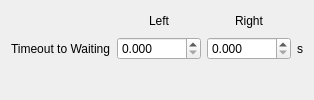
            <widget class="QWidget" name="walkFSM5TimeoutsPage">
             <attribute name="title">
              <string notr="true">Timeouts</string>
             </attribute>
             <layout class="QGridLayout" name="walkFSm5TimeoutsGridLayout">
              <item row="0" column="0">
               <spacer name="walkFSM5TimeoutsHorizontalSpacer">
                <property name="orientation">
                 <enum>Qt::Orientation::Horizontal</enum>
                </property>
                <property name="sizeType">
                 <enum>QSizePolicy::Policy::MinimumExpanding</enum>
                </property>
                <property name="sizeHint" stdset="0">
                 <size>
                  <width>0</width>
                  <height>0</height>
                 </size>
                </property>
               </spacer>
              </item>
              <item row="0" column="1">
               <widget class="QLabel" name="walkFSM5TimeoutsLegLabelL">
                <property name="sizePolicy">
                 <sizepolicy hsizetype="Preferred" vsizetype="Preferred">
                  <horstretch>0</horstretch>
                  <verstretch>0</verstretch>
                 </sizepolicy>
                </property>
                <property name="font">
                 <font>
                  <pointsize>9</pointsize>
                 </font>
                </property>
                <property name="text">
                 <string notr="true">Left</string>
                </property>
                <property name="alignment">
                 <set>Qt::AlignmentFlag::AlignCenter</set>
                </property>
               </widget>
              </item>
              <item row="0" column="2">
               <widget class="QLabel" name="walkFSM5TimeoutsLegLabelR">
                <property name="sizePolicy">
                 <sizepolicy hsizetype="Preferred" vsizetype="Preferred">
                  <horstretch>0</horstretch>
                  <verstretch>0</verstretch>
                 </sizepolicy>
                </property>
                <property name="font">
                 <font>
                  <pointsize>9</pointsize>
                 </font>
                </property>
                <property name="text">
                 <string notr="true">Right</string>
                </property>
                <property name="alignment">
                 <set>Qt::AlignmentFlag::AlignCenter</set>
                </property>
               </widget>
              </item>
              <item row="0" column="3">
               <spacer name="walkFSM5TimeoutsUnitVerticalSpacer">
                <property name="orientation">
                 <enum>Qt::Orientation::Vertical</enum>
                </property>
                <property name="sizeType">
                 <enum>QSizePolicy::Policy::Maximum</enum>
                </property>
                <property name="sizeHint" stdset="0">
                 <size>
                  <width>0</width>
                  <height>20</height>
                 </size>
                </property>
               </spacer>
              </item>
              <item row="1" column="0">
               <widget class="QLabel" name="walkFSM5TimeoutToWaitingLabel">
                <property name="sizePolicy">
                 <sizepolicy hsizetype="Preferred" vsizetype="Preferred">
                  <horstretch>0</horstretch>
                  <verstretch>0</verstretch>
                 </sizepolicy>
                </property>
                <property name="font">
                 <font>
                  <pointsize>9</pointsize>
                 </font>
                </property>
                <property name="toolTip">
                 <string>Amount of time before phase goes back to the &quot;Waiting&quot; state.</string>
                </property>
                <property name="text">
                 <string notr="true">Timeout to Waiting</string>
                </property>
               </widget>
              </item>
              <item row="1" column="1">
               <widget class="QDoubleSpinBox" name="walkFSM5TimeoutToWaitingDoubleSpinBoxL">
                <property name="sizePolicy">
                 <sizepolicy hsizetype="Preferred" vsizetype="Preferred">
                  <horstretch>0</horstretch>
                  <verstretch>0</verstretch>
                 </sizepolicy>
                </property>
                <property name="font">
                 <font>
                  <pointsize>9</pointsize>
                 </font>
                </property>
                <property name="cursor">
                 <cursorShape>PointingHandCursor</cursorShape>
                </property>
                <property name="alignment">
                 <set>Qt::AlignmentFlag::AlignLeading|Qt::AlignmentFlag::AlignLeft|Qt::AlignmentFlag::AlignVCenter</set>
                </property>
                <property name="buttonSymbols">
                 <enum>QAbstractSpinBox::ButtonSymbols::UpDownArrows</enum>
                </property>
                <property name="specialValueText">
                 <string notr="true"/>
                </property>
                <property name="accelerated">
                 <bool>true</bool>
                </property>
                <property name="correctionMode">
                 <enum>QAbstractSpinBox::CorrectionMode::CorrectToPreviousValue</enum>
                </property>
                <property name="showGroupSeparator" stdset="0">
                 <bool>false</bool>
                </property>
                <property name="decimals">
                 <number>3</number>
                </property>
                <property name="maximum">
                 <double>99999.998999999996158</double>
                </property>
                <property name="singleStep">
                 <double>0.100000000000000</double>
                </property>
               </widget>
              </item>
              <item row="1" column="2">
               <widget class="QDoubleSpinBox" name="walkFSM5TimeoutToWaitingDoubleSpinBoxR">
                <property name="sizePolicy">
                 <sizepolicy hsizetype="Preferred" vsizetype="Preferred">
                  <horstretch>0</horstretch>
                  <verstretch>0</verstretch>
                 </sizepolicy>
                </property>
                <property name="font">
                 <font>
                  <pointsize>9</pointsize>
                 </font>
                </property>
                <property name="cursor">
                 <cursorShape>PointingHandCursor</cursorShape>
                </property>
                <property name="alignment">
                 <set>Qt::AlignmentFlag::AlignLeading|Qt::AlignmentFlag::AlignLeft|Qt::AlignmentFlag::AlignVCenter</set>
                </property>
                <property name="buttonSymbols">
                 <enum>QAbstractSpinBox::ButtonSymbols::UpDownArrows</enum>
                </property>
                <property name="specialValueText">
                 <string notr="true"/>
                </property>
                <property name="accelerated">
                 <bool>true</bool>
                </property>
                <property name="correctionMode">
                 <enum>QAbstractSpinBox::CorrectionMode::CorrectToPreviousValue</enum>
                </property>
                <property name="showGroupSeparator" stdset="0">
                 <bool>false</bool>
                </property>
                <property name="decimals">
                 <number>3</number>
                </property>
                <property name="maximum">
                 <double>99999.998999999996158</double>
                </property>
                <property name="singleStep">
                 <double>0.100000000000000</double>
                </property>
               </widget>
              </item>
              <item row="1" column="3">
               <widget class="QLabel" name="walkFSM5TimeoutToWaitingUnitLabel">
                <property name="sizePolicy">
                 <sizepolicy hsizetype="Preferred" vsizetype="Preferred">
                  <horstretch>0</horstretch>
                  <verstretch>0</verstretch>
                 </sizepolicy>
                </property>
                <property name="font">
                 <font>
                  <pointsize>9</pointsize>
                 </font>
                </property>
                <property name="text">
                 <string notr="true">s</string>
                </property>
                <property name="alignment">
                 <set>Qt::AlignmentFlag::AlignLeading|Qt::AlignmentFlag::AlignLeft|Qt::AlignmentFlag::AlignVCenter</set>
                </property>
               </widget>
              </item>
              <item row="2" column="0" colspan="4">
               <spacer name="walkFSM5TimeoutsVerticalSpacer">
                <property name="orientation">
                 <enum>Qt::Orientation::Vertical</enum>
                </property>
                <property name="sizeType">
                 <enum>QSizePolicy::Policy::MinimumExpanding</enum>
                </property>
                <property name="sizeHint" stdset="0">
                 <size>
                  <width>0</width>
                  <height>0</height>
                 </size>
                </property>
               </spacer>
              </item>
             </layout>
            </widget>
